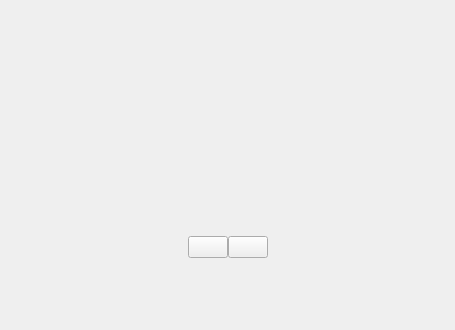
<?xml version="1.0" encoding="UTF-8"?>
<ui version="4.0">
 <class>cwVideoPlayer</class>
 <widget class="QWidget" name="cwVideoPlayer">
  <property name="geometry">
   <rect>
    <x>0</x>
    <y>0</y>
    <width>455</width>
    <height>330</height>
   </rect>
  </property>
  <property name="windowTitle">
   <string>Form</string>
  </property>
  <layout class="QGridLayout" name="gridLayout">
   <property name="leftMargin">
    <number>0</number>
   </property>
   <property name="topMargin">
    <number>0</number>
   </property>
   <property name="rightMargin">
    <number>0</number>
   </property>
   <property name="bottomMargin">
    <number>0</number>
   </property>
   <property name="spacing">
    <number>0</number>
   </property>
   <item row="0" column="0">
    <widget class="cwView" name="view" native="true"/>
   </item>
   <item row="1" column="0">
    <widget class="QWidget" name="wButtonBar" native="true">
     <layout class="QGridLayout" name="gridLayout_2">
      <item row="0" column="0">
       <layout class="QHBoxLayout" name="horizontalLayout">
        <property name="spacing">
         <number>0</number>
        </property>
        <property name="sizeConstraint">
         <enum>QLayout::SetMinimumSize</enum>
        </property>
        <item>
         <spacer name="horizontalSpacer_2">
          <property name="orientation">
           <enum>Qt::Horizontal</enum>
          </property>
          <property name="sizeHint" stdset="0">
           <size>
            <width>40</width>
            <height>20</height>
           </size>
          </property>
         </spacer>
        </item>
        <item>
         <widget class="QPushButton" name="pbPlayPause">
          <property name="maximumSize">
           <size>
            <width>40</width>
            <height>16777215</height>
           </size>
          </property>
          <property name="text">
           <string/>
          </property>
          <property name="icon">
           <iconset resource="resources.qrc">
            <normaloff>:/resources/resources/icons/play.png</normaloff>:/resources/resources/icons/play.png</iconset>
          </property>
         </widget>
        </item>
        <item>
         <widget class="QPushButton" name="pbFit">
          <property name="text">
           <string/>
          </property>
          <property name="icon">
           <iconset resource="resources.qrc">
            <normaloff>:/resources/resources/icons/fit.png</normaloff>:/resources/resources/icons/fit.png</iconset>
          </property>
         </widget>
        </item>
        <item>
         <spacer name="horizontalSpacer">
          <property name="orientation">
           <enum>Qt::Horizontal</enum>
          </property>
          <property name="sizeHint" stdset="0">
           <size>
            <width>40</width>
            <height>20</height>
           </size>
          </property>
         </spacer>
        </item>
       </layout>
      </item>
     </layout>
    </widget>
   </item>
  </layout>
 </widget>
 <customwidgets>
  <customwidget>
   <class>cwView</class>
   <extends>QWidget</extends>
   <header location="global">cwview.h</header>
   <container>1</container>
  </customwidget>
 </customwidgets>
 <resources>
  <include location="resources.qrc"/>
 </resources>
 <connections/>
</ui>
